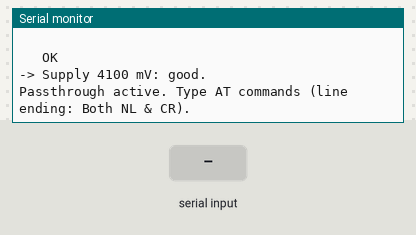
The sketch below on a simulated Arduino Uno, built with avr-gcc and run on an emulated ATmega328P. Parts: the last lines printed to the serial monitor. Inputs (shaded band) come from the test bench. The modem accepts every AT command (registered, SIM ready, sends succeed) and sends nothing else.

Above: at 9.6 s.
9.7 s: "90,45\n" received over the second serial link
At 10.6 s:
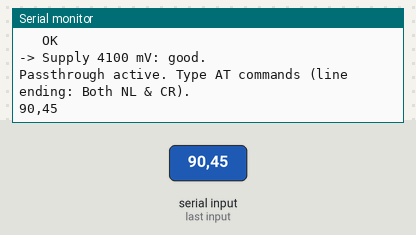
11.2 s: "0\n" received over the second serial link
At 11.8 s:
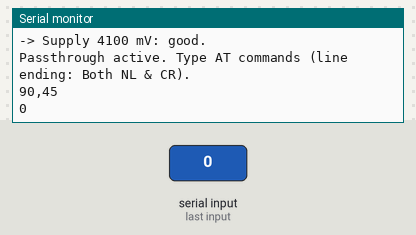

The sketch:

07_sim800l_passthrough.ino
```cpp
// Test 07: SIM800L health check + Serial <-> SIM800L bridge.
// Wiring: SIM TXD -> shifter -> D7 (Arduino RX), D8 -> shifter -> SIM RXD (Arduino TX). Common GND with the LM2596.
// Serial Monitor: 9600 baud, line ending "Both NL & CR".
// Works WITHOUT a SIM: AT, AT+CSQ and AT+CBC still answer; CPIN/CREG/COPS will report "no SIM", which is expected.

#include <SoftwareSerial.h>

SoftwareSerial sim(7, 8);  // RX = D7, TX = D8

char reply[128];

// Collect the module's reply into `reply` and echo it. Returns true if `token` (PROGMEM) was seen,
// false on ERROR or timeout. Keeps reading until the line goes quiet so trailing text (e.g. "+CME ERROR: 10") is kept.
bool waitFor(const char *token, unsigned long timeoutMs) {
  size_t n = 0;
  bool done = false, ok = false;
  unsigned long start = millis(), last = millis();
  reply[0] = '\0';
  while (millis() - start < timeoutMs && !(done && millis() - last > 50)) {
    while (sim.available()) {
      char c = sim.read();
      last = millis();
      if (n < sizeof(reply) - 1) { reply[n++] = c; reply[n] = '\0'; }
    }
    if (!done && strstr_P(reply, token)) done = ok = true;
    if (!done && strstr_P(reply, PSTR("ERROR"))) done = true;
  }
  Serial.print(F("<< "));
  for (size_t i = 0; i < n; i++) {
    if (reply[i] == '\r') continue;
    Serial.print(reply[i]);
    if (reply[i] == '\n' && i + 1 < n) Serial.print(F("   "));
  }
  if (n == 0) Serial.print(F("(no reply)"));
  Serial.println();
  return ok;
}

bool cmd(const __FlashStringHelper *c, unsigned long timeoutMs = 1000) {
  while (sim.available()) sim.read();
  Serial.print(F(">> "));
  Serial.println(c);
  sim.println(c);
  return waitFor(PSTR("OK"), timeoutMs);
}

// Integer after `prefix` (PROGMEM), skipping `commas` commas first, or -1.
int field(const char *prefix, byte commas) {
  char *p = strstr_P(reply, prefix);
  if (!p) return -1;
  p += strlen_P(prefix);
  while (commas--) {
    p = strchr(p, ',');
    if (!p) return -1;
    p++;
  }
  return atoi(p);
}

void hintsNoAt() {
  Serial.println(F("FAIL: no reply to AT. Check, in order:"));
  Serial.println(F("  1. LM2596 output is 4.0V (multimeter) and reaches SIM VCC/GND; 1000uF cap fitted."));
  Serial.println(F("  2. Common ground: LM2596 OUT- joined to Arduino GND."));
  Serial.println(F("  3. TX/RX swapped? SIM TXD -> D7, SIM RXD <- D8 (through the shifter, HV=5V, LV=3.3V)."));
  Serial.println(F("  4. Baud: module may be at another rate. Change sim.begin() to 115200, then send AT+IPR=9600 and AT&W."));
  Serial.println(F("  5. NET LED: no blinking at all = no power / not booted."));
}

void healthCheck() {
  // A fresh module auto-detects the baud rate from the first few "AT"s, so try a few times.
  bool alive = false;
  for (byte i = 0; i < 5 && !alive; i++) alive = cmd(F("AT"));
  if (!alive) { hintsNoAt(); return; }
  Serial.println(F("-> Module responding."));
  delay(1000);

  cmd(F("AT+CPIN?"));
  bool simReady = strstr_P(reply, PSTR("READY"));
  if (simReady) Serial.println(F("-> SIM ready."));
  else if (strstr_P(reply, PSTR("SIM PIN"))) Serial.println(F("-> SIM is PIN-locked. Disable the PIN in a phone first."));
  else Serial.println(F("-> No SIM detected (expected if none is inserted). Power OFF before inserting one."));
  delay(1000);

  cmd(F("AT+CSQ"));
  int csq = field(PSTR("+CSQ: "), 0);
  Serial.print(F("-> "));
  if (csq < 0) Serial.println(F("Could not read signal."));
  else if (csq == 99) Serial.println(F("Signal unknown (99): no network measured. Check antenna; can be normal without a SIM."));
  else {
    Serial.print(F("Signal "));
    Serial.print(csq);
    Serial.print(F("/31 ("));
    Serial.print(-113 + 2 * csq);
    Serial.print(F(" dBm): "));
    if (csq < 10) Serial.println(F("weak - move the antenna / near a window."));
    else if (csq < 15) Serial.println(F("OK."));
    else if (csq < 20) Serial.println(F("good."));
    else Serial.println(F("excellent."));
  }
  delay(1000);

  cmd(F("AT+CREG?"));
  int reg = field(PSTR("+CREG: "), 1);
  Serial.print(F("-> "));
  switch (reg) {
    case 1: Serial.println(F("Registered on home network.")); break;
    case 5: Serial.println(F("Registered, roaming.")); break;
    case 2: Serial.println(F("Not registered, searching (NET LED fast blink). Wait 30-60 s.")); break;
    case 3: Serial.println(F("Registration denied: SIM inactive or barred. Test the SIM in a phone.")); break;
    case 0: Serial.println(simReady ? F("Not registered, not searching.") : F("Not registered (expected: no SIM).")); break;
    default: Serial.println(F("Registration unknown."));
  }
  delay(1000);

  cmd(F("AT+COPS?"));
  char *q = strchr(reply, '"');
  Serial.print(F("-> "));
  if (q) {
    char *e = strchr(q + 1, '"');
    if (e) *e = '\0';
    Serial.print(F("Operator: "));
    Serial.println(q + 1);
  } else {
    Serial.println(simReady ? F("No operator selected yet.") : F("No operator (expected: no SIM)."));
  }
  delay(1000);

  cmd(F("AT+CBC"));
  int mv = field(PSTR("+CBC: "), 2);
  Serial.print(F("-> "));
  if (mv < 0) Serial.println(F("Could not read supply voltage."));
  else {
    Serial.print(F("Supply "));
    Serial.print(mv);
    Serial.print(F(" mV: "));
    if (mv < 3500) Serial.println(F("TOO LOW - module will reset when transmitting. Raise LM2596 toward 4.0V."));
    else if (mv < 3800) Serial.println(F("low - OK at idle, may brown out on SMS. Aim for ~4.0V."));
    else if (mv <= 4300) Serial.println(F("good."));
    else Serial.println(F("TOO HIGH - turn the LM2596 down to 4.0V now."));
  }
}

void setup() {
  Serial.begin(9600);
  sim.begin(9600);
  Serial.println(F("=== Test 07: SIM800L check + passthrough ==="));
  Serial.println(F("Waiting 3 s for the module to boot..."));
  delay(3000);
  healthCheck();
  Serial.println();
  Serial.println(F("Passthrough active. Type AT commands (line ending: Both NL & CR)."));
}

void loop() {
  if (Serial.available()) sim.write(Serial.read());
  if (sim.available()) Serial.write(sim.read());
}
```

Measured:
- after the input at 9.7 s, the serial monitor: prints a new line at once (image 1)
- after the input at 11.2 s, the serial monitor: prints a new line at once (image 2)
